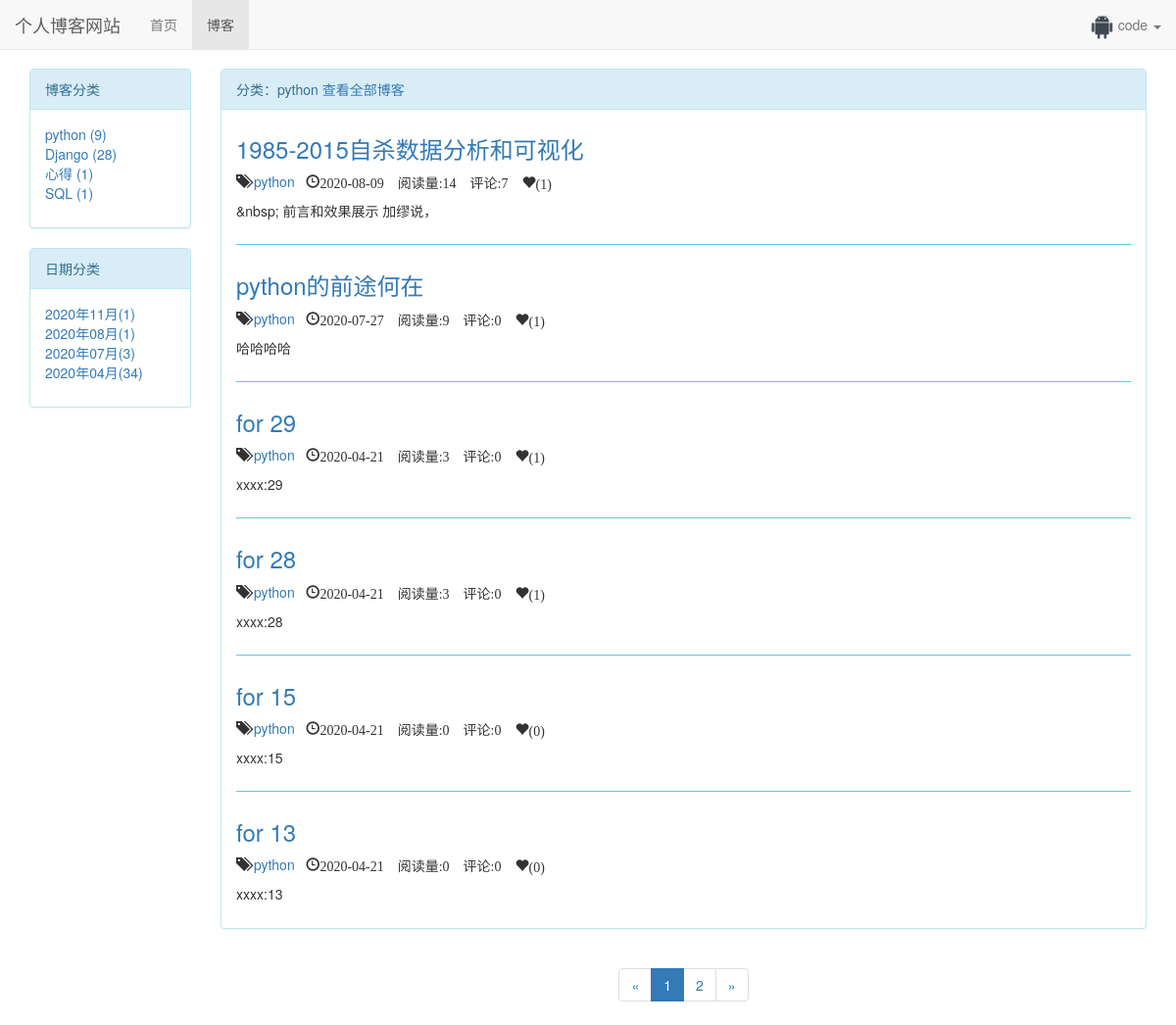
/blog/type/1 (signed in), run on the app's committed database.
### user/models.py (models this page shows, shortened)
class Profile(models.Model):
	user = models.OneToOneField(User, on_delete=models.CASCADE, verbose_name='用户名')
	nickname = models.CharField(max_length=20, verbose_name='昵称')
	photo = models.ImageField(upload_to='photo',verbose_name='头像',default='')

### bowen/models.py (models this page shows, shortened)
class BlogType(models.Model):
    type_name = models.CharField(max_length=50)
    def __str__(self):
        return self.type_name

class Blog(models.Model,ReadNumModel):
    blog_type =models.ForeignKey(BlogType,on_delete=models.CASCADE)
    title = models.CharField(max_length=50)
    content = RichTextUploadingField()
    author = models.ForeignKey(User,on_delete=models.CASCADE)
    read_details =GenericRelation(ReadDetail)
    created_time = models.DateTimeField(auto_now_add=True)
    last_updated_time = models.DateTimeField(auto_now=True)
    class Meta:
        ordering =['-created_time']

### read_statistics/models.py (models this page shows)
class ReadNum(models.Model):
    read_num=models.IntegerField(default=0)
    content_type=models.ForeignKey(ContentType,on_delete=models.CASCADE)
    objects_id=models.PositiveIntegerField()
    content_object=GenericForeignKey('content_type','objects_id')

### likes/models.py (models this page shows)
class LikeCount(models.Model):
    content_type=models.ForeignKey(ContentType,on_delete=models.CASCADE)
    object_id=models.PositiveIntegerField()
    content_object=GenericForeignKey('content_type','object_id')
    liked_num= models.IntegerField(default=0)

### bowen/views.py (the view)
# urls.py: path('type/<int:blog_type_pk>', views.blogs_with_type,name="blogs_with_type"),
def blogs_with_type(request, blog_type_pk):
    blog_type=get_object_or_404(BlogType,pk=blog_type_pk)
    blogs_all_list = Blog.objects.filter(blog_type=blog_type)
    context=get_blog_common_data(request,blogs_all_list)
    context['blog_type']=blog_type
    return render(request,'blogs_with_type.html',context)

### comment/templatetags/comment_tags.py (called while the page is built)
@register.simple_tag
def get_comment_count(obj):
    content_type =ContentType.objects.get_for_model(obj)
    return Comment.objects.filter(content_type=content_type,object_id=obj.pk).count()

### likes/templatetags/likes_tags.py (called while the page is built)
@register.simple_tag
def get_like_count(obj):
    content_type =ContentType.objects.get_for_model(obj)
    like_count,created=LikeCount.objects.get_or_create(content_type=content_type,object_id=obj.pk)
    return like_count.liked_num

### read_statistics/models.py (called while the page is built)
    def get_read_num(self):
        ct=ContentType.objects.get_for_model(self)
        try:
            readnum=ReadNum.objects.get(content_type=ct,objects_id=self.pk)
            return readnum.read_num
        except exceptions.ObjectDoesNotExist:
            return 0

### user/context_processors.py (called while the page is built)
def login_modal_form(request):
	return {'login_modal_form': loginForm()}

### user/models.py (called while the page is built)
def get_nickname_or_username(self):
	if Profile.objects.filter(user=self).exists():
		profile=Profile.objects.get(user=self)
		return profile.nickname
	else:
		return self.username

### bowen/templates/blogs_with_type.html (shortened to what this page needs)
{% extends "blog_list.html" %}
{% block blog_list_title %}
    分类：{{ blog_type.type_name }}
    <a href="{% url 'blog_list' %}">查看全部博客</a>
{% endblock blog_list_title %}

### bowen/templates/blog_list.html (shortened to what this page needs)
{% extends "base.html" %}
{% load static %}
{% load comment_tags %}
{% load likes_tags %}
{% block header_extends %}
    <link rel="stylesheet" href="{% static 'bowen/blog.css' %}">
{% endblock %}
{% block nav_blog_active %}active{% endblock %}
{% block content %}
    <div class="container">
        <div class="row">
            <div class="hidden-xs col-sm-4 col-md-3 col-lg-2">
                <div class="panel panel-info">
                    <div class="panel-heading">博客分类</div>
                    <div class="panel-body">
                        <ul class="blog-types">
                            {% for blog_type in blog_types %}
                                <li>
                                    <a href="{% url 'blogs_with_type' blog_type.pk %}">
                                        {{ blog_type.type_name }} ({{ blog_type.blog_count }})
                                    </a>
                                </li>
                            {% empty %}
                                <li></li>
                            {% endfor %}
                        </ul>
                    </div>
                </div>
                <div class="panel panel-info">
                    <div class="panel-heading">
                        日期分类
                    </div>
                    <div class="panel-body">
                        <ul>
                            {% for blog_date,blog_count in blog_dates.items  %}
                                <li><a href="{% url 'blogs_with_date' blog_date.year blog_date.month %}">
                                    {{ blog_date|date:"Y年m月" }}({{ blog_count }})
                                </a></li>
                            {% endfor %}
                        </ul>
                    </div>
                </div>
            </div>
            <div class="col-xs-12 col-sm-8 col-md-9 col-lg-10">
                <div class="panel panel-info">
                    <div class="panel-heading">
                        {% block blog_list_title %}{% endblock blog_list_title %}
                    </div>
                    <div class="panel-body">
                        {% for blog in blogs %}
                            <div class="blog">
                                <h3><a href="{% url 'blog_detail' blog.pk %}">
                                    {{ blog.title }}</a></h3>
                                <p class="bloginfo">
                                    <span class="glyphicon glyphicon-tags"></span><a href="{% url 'blogs_with_type' blog.blog_type.pk %}">
                                        {{ blog.blog_type }}</a>&nbsp;&nbsp;
                                        <span class="glyphicon glyphicon-time">{{ blog.created_time|date:"Y-m-d " }}
                                    阅读量:{{ blog.get_read_num }}
                                    评论:{% get_comment_count blog %}
                                    <span class="glyphicon glyphicon-heart" >({% get_like_count blog %})
                                </p>
                                <p>{{ blog.content|striptags|truncatechars_html:30 }}</p>
                            </div>
                        {% empty %}
                            <div class="blog">
                                <h3>暂无博客,敬请期待</h3>
                            </div>
                        {% endfor %}
                    </div>
                </div>
                <div class="paginator">
                    <ul class="pagination">
                        <li>
                            {% if page_of_blogs.has_previous %}
                                <a href="?page={{ page_of_blogs.previous_page_number }}" aria-label="Previous">
                                    <span aria-hidden="true">&laquo;</span>
                                </a>
                            {% else %}
                                <span aria-hidden="true">&laquo;</span>
                            {% endif %}
                        </li>
                        {% for page_num in page_range %}
                            {% if page_num ==  page_of_blogs.number %}
                                <li class="active"><span>{{ page_num }}</span></li>
                            {% else %}
                                {% if page_num == '...' %}
                                    <li><span>{{ page_num }}</span></li>
                                {% else %}
                                    <li><a href="?page={{ page_num }}">{{ page_num }}</a></li>
                                {% endif %}
                            {% endif %}
                        {% endfor %}
                        <li>
                            {% if page_of_blogs.has_next %}
                                <a href="?page={{ page_of_blogs.next_page_number }}" aria-label="Next">
                                    <span aria-hidden="true">&raquo;</span>
                                </a>
                            {% else %}
                                <span aria-hidden="true">&raquo;</span>
                            {% endif %}
                        </li>
                    </ul>
                </div>
            </div>
        </div>
    </div>
{% endblock content %}

### templates/base.html (shortened to what this page needs)
{% load static  %}
<!DOCTYPE html>
<html lang="zh-CN">
<head>
    <link rel="stylesheet" href="{% static 'base.css' %}">
    <link rel="stylesheet" href="{% static 'bootstrap-3.3.7/css/bootstrap.min.css' %}">
    {% block header_extends %}{% endblock %}
</head>
<boby>
    <div class="navbar navbar-default navbar-fixed-top" role="navigation">
        <div class="container_fluid">
            <div class="navbar-header">
                <a class="navbar-brand" href="{% url 'home' %}">
                    个人博客网站</a>
            </div>
            <div id="navbar-collapse" class="collapse navbar-collapse">
                <ul class="nav navbar-nav">
                    <li class="{% block nav_home_active %}{% endblock %}">
                        <a href="{% url 'home' %}">首页</a></li>
                    <li class="{% block nav_blog_active %}{% endblock %}">
                        <a href="{% url 'blog_list' %}">博客</a></li>
                </ul>
                <ul class="nav navbar-nav navbar-right" style="margin-right: 0;">
                    {% if not user.is_authenticated %}
                        <li><a href="{% url 'login' %}?from={{ request.get_full_path }}">登录</a></li>
                        <li><a href="{% url 'register' %}?from={{ request.get_full_path }}">注册</a></li>
                    {% else %}
                        <li class="dropdown">
                          <a href="#" class="dropdown-toggle" data-toggle="dropdown" role="button" style="height: 50px;">
                            <li><img src="{{MEDIA_URL}}{{ request.user.profile.photo }}" alt="..." class="img-circle dropdown-toggle" style="width: 25px;height: 25px;">
                            {{ user.get_nickname_or_username }}
                            <span class="caret"></span></a>
                        </li>
                    {% endif %}
                </ul>
            </div>
        </div>
    </div>
    {% block content %}{% endblock %}
</body>
</html>

### static/base.css (style rules this page uses)
* { margin: 0; padding: 0; }
ul { list-style-type: none !important; }

### bowen/static/blog/blog.css (style rules this page uses)
.blog-types { list-style-type: none; }
div.blog:not(:last-child) { margin-bottom: 2em; padding-bottom: 1em; border-bottom:1px solid rgb(102, 198, 228); }
div.blog h3 { margin-top: 0.5em; }
div.paginator { text-align: center; }

### data on the page
BlogType: type_name "python", blog_count "9"
BlogType: type_name "Django", blog_count "28"
BlogType: type_name "心得", blog_count "1"
BlogType: type_name "SQL", blog_count "1"
Blog: title "1985-2015自杀数据分析和可视化", blog_type "python", created_time "2020-08-09", get_read_num "14", id "7", id.liked_num "1", content "&nbsp; 前言和效果展示 加缪说，"
Blog: title "python的前途何在", blog_type "python", created_time "2020-07-27", get_read_num "9", id "0", id.liked_num "1", content "哈哈哈哈"
Blog: title "for 29", blog_type "python", created_time "2020-04-21", get_read_num "3", id "0", id.liked_num "1", content "xxxx:29"
Blog: title "for 28", blog_type "python", created_time "2020-04-21", get_read_num "3", id "0", id.liked_num "1", content "xxxx:28"
Blog: title "for 15", blog_type "python", created_time "2020-04-21", get_read_num "0", id "0", id.liked_num "0", content "xxxx:15"
Blog: title "for 13", blog_type "python", created_time "2020-04-21", get_read_num "0", id "0", id.liked_num "0", content "xxxx:13"

### other printed values
{{ user.get_nickname_or_username }} "code"
{{ blog_date|date:"Y年m月" }} "2020年11月" "2020年08月" "2020年07月" "2020年04月"
{{ blog_count }} "1" "1" "3" "34"
{{ page_num }} "1"
{{ page_num }} "2"
